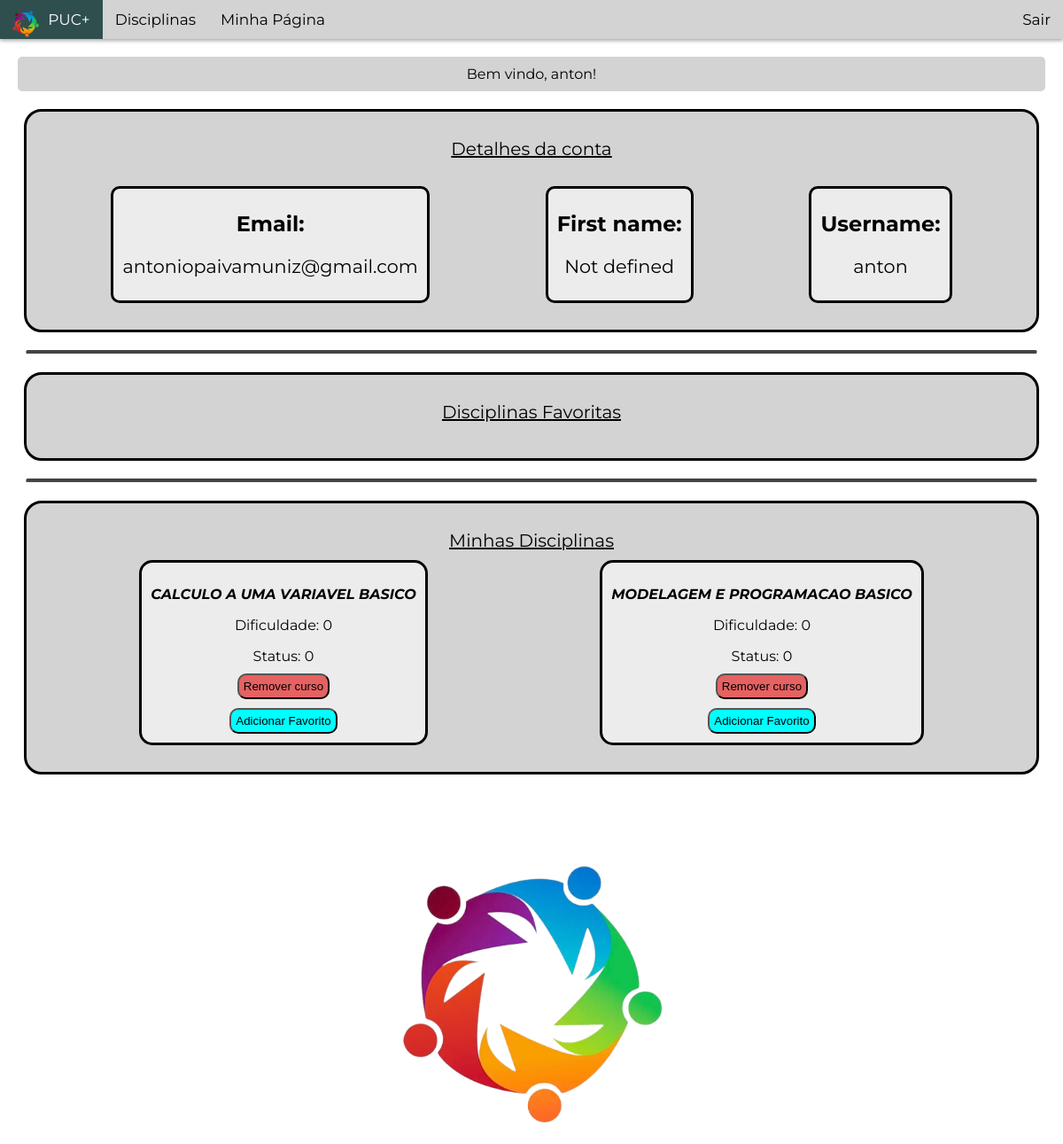
The page /perfil/ (signed in) on the database its author committed.
### app/models.py (models this page shows, shortened)
class UserCourse(models.Model):
  course = models.ForeignKey(Course, on_delete=models.CASCADE)
  user = models.ForeignKey(User, on_delete=models.CASCADE)
  status = models.IntegerField(default=0)
  favorite = models.IntegerField(default = 0)
  class Meta:
    unique_together = ('user', 'course')

class Course(models.Model):
  name = models.CharField(max_length=40)
  dificulty = models.IntegerField(default=0)
  discipline = models.ForeignKey(Discipline, blank=True, null=True, on_delete = models.CASCADE)

### app/views.py (the view)
# urls.py: path('perfil/', views.perfil, name="perfil"),
@login_required
def perfil(request):
  courses = UserCourse.objects.filter(user=request.user)
  return render(request,'perfil.html', {
    'userCourse': courses,
  })

### app/templates/perfil.html (shortened to what this page needs)
{% extends "layout.html" %}
{% load static %}
{% block main %}
    <div class="userbar">
        Bem vindo, {{ request.user.username }}!
    </div>
    <div class="container-exam" style="justify-content: space-around; text-align: center">
        <span style="width: 100%; font-size: 20px; margin-bottom: 30px;"><u>Detalhes da conta</u></span>
        <div style="border: 3px solid black; border-radius: 10px; padding: 5px 10px; background-color: rgb(236, 236, 236)">
            <h2>Email:</h2>
            <p style="font-size: 1.3rem;">{{ request.user.email }}</p>
        </div>
        <div style="border: 3px solid black; border-radius: 10px; padding: 5px 10px; background-color: rgb(236, 236, 236)">
            <h2>First name:</h2>
            <p style="font-size: 1.3rem;">
                {% if request.user.first_name %}
                    {{ request.user.first_name }}
                {% else %}
                    Not defined
                {% endif %}
            </p>
        </div>
        <div style="border: 3px solid black; border-radius: 10px; padding: 5px 10px; background-color: rgb(236, 236, 236)">
            <h2>Username:</h2>
            <p style="font-size: 1.3rem;">{{ request.user.username }}</p>
        </div>
    </div>
    <hr class="divider">
    <div class="container-exam" style="justify-content: space-around; text-align: center">
        <span style="font-size: 20px; margin-bottom: 10px; width: 100%;"><u>Disciplinas Favoritas</u></span>
    </div>
    <hr class="divider">
    <div class="container-exam" style="justify-content: space-around; text-align: center">
        <span style="font-size: 20px; margin-bottom: 10px; width: 100%;"><u>Minhas Disciplinas</u></span>
        {% for course in userCourse %}
            <div style="border: 3px solid black; border-radius: 15px; padding:10px; background-color: rgb(236, 236, 236);">
                <p><b><i>{{ course.course.name }}</i></b></p>
                <p>Dificuldade: {{ course.course.dificulty }}</p>
                <p class="central">Status: {{ course.status }}</p>
                <form action="/userCourse/delete/">
                    <button class="removeCourse" type="submit">Remover curso</button>
                </form>
                <form action="/userCourse/favorite/" method="post">
                    <button type="submit" class="addFavorite">Adicionar Favorito</button>
                </form>
            </div>
        {% endfor %}
    </div>
    <img class="central" style="width: 300px; padding: 80px 0px 20px 0px" src="{% static 'LogoPUCMais.png' %}">
{% endblock %}

### app/static/style.css (style rules this page uses)
html { height: 100%; width: 100% }
body { font-family: "Montserrat"; background-color: white; color: black; margin: 0px; }
.userbar { background-color: lightgray; font-size: 16px; text-align: center; margin: 20px; padding: 10px; border-radius: 5px; position: relative; z-index: -1; }
.central { display: flex; justify-content: center; align-items: center; margin: auto; }
.divider { width: 95%; margin: 5px auto; border-top: 4px solid rgb(69, 68, 68); border-radius: 3px; }

### rows shown on the page
UserCourse: course.name "CALCULO A UMA VARIAVEL BASICO", course.dificulty "0", status "0"
UserCourse: course.name "MODELAGEM E PROGRAMACAO BASICO", course.dificulty "0", status "0"

### other values the page prints
{{ request.user.username }} "anton"
{{ request.user.email }} "antoniopaivamuniz@gmail.com"
